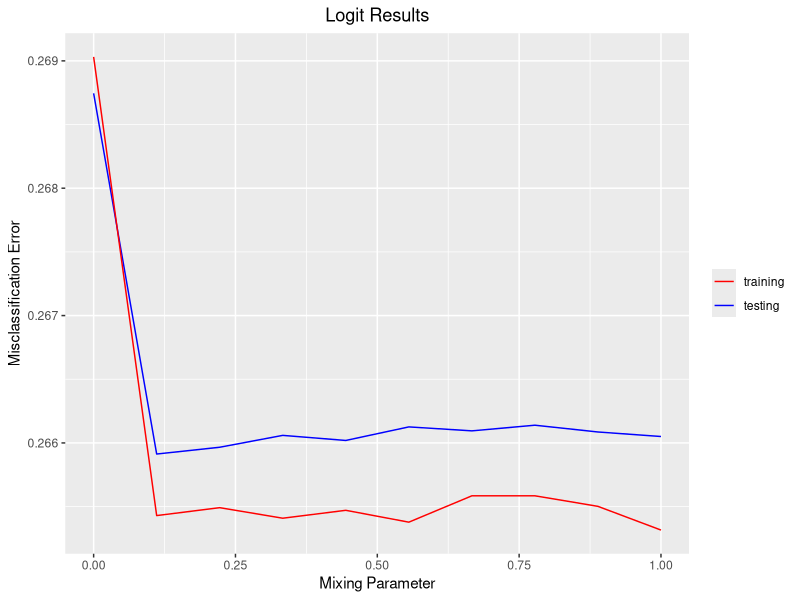
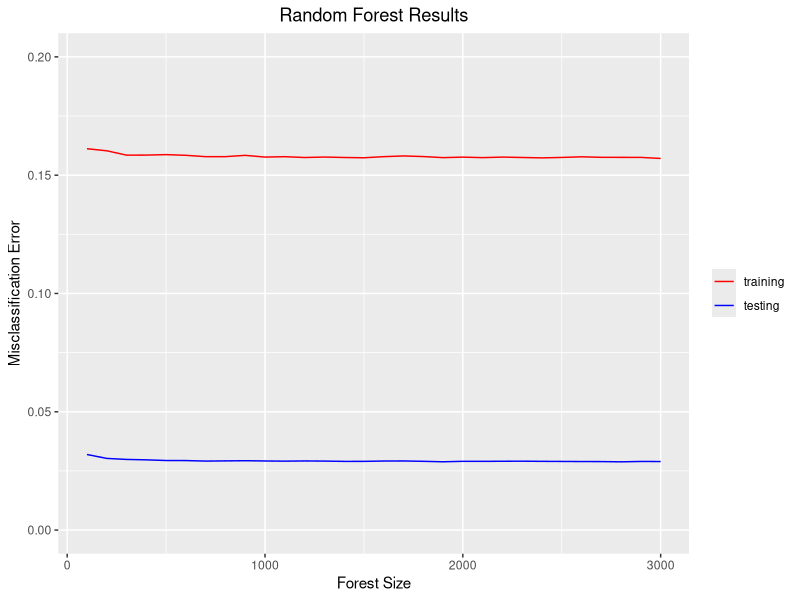
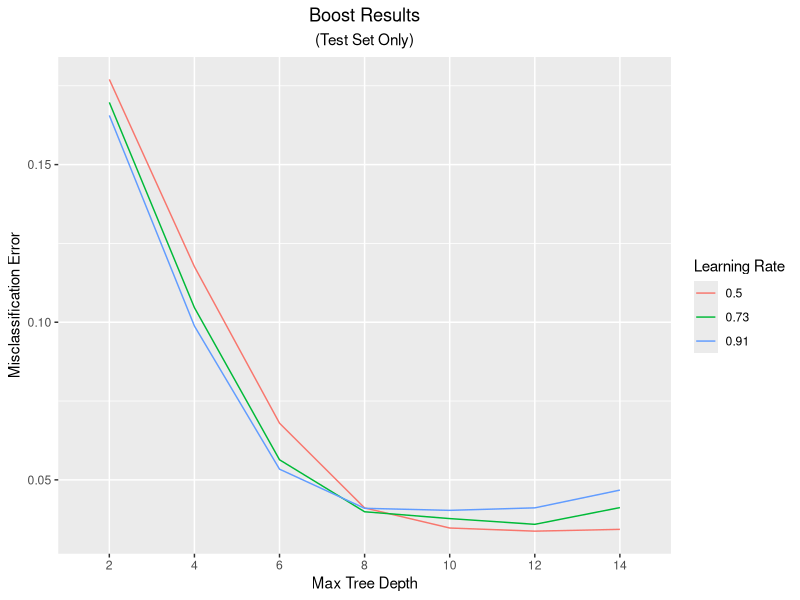
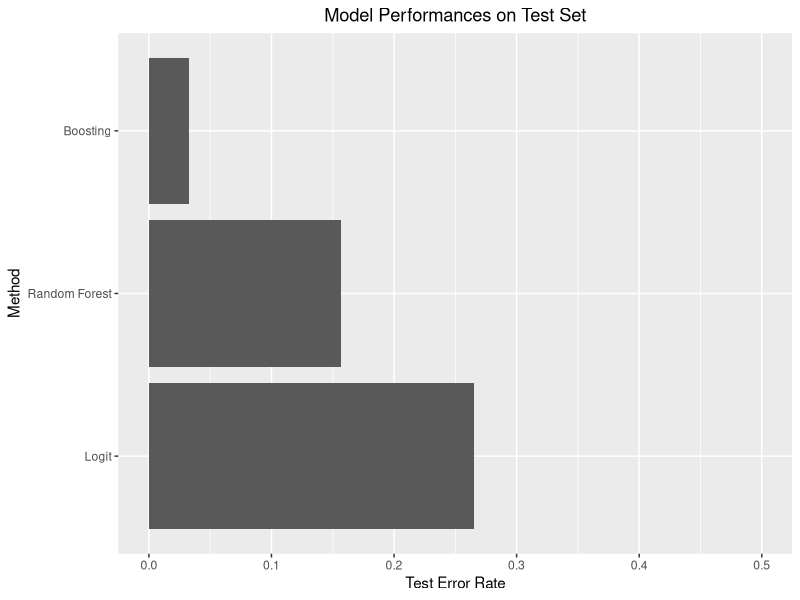
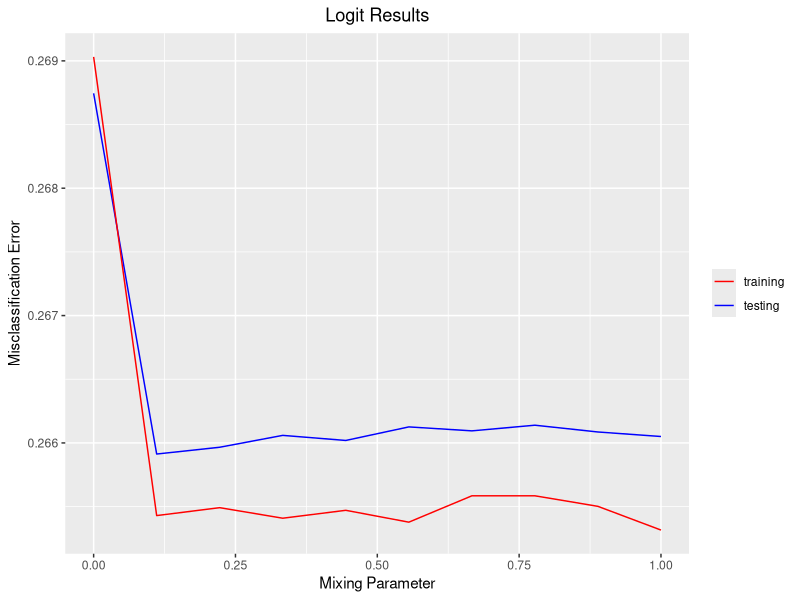
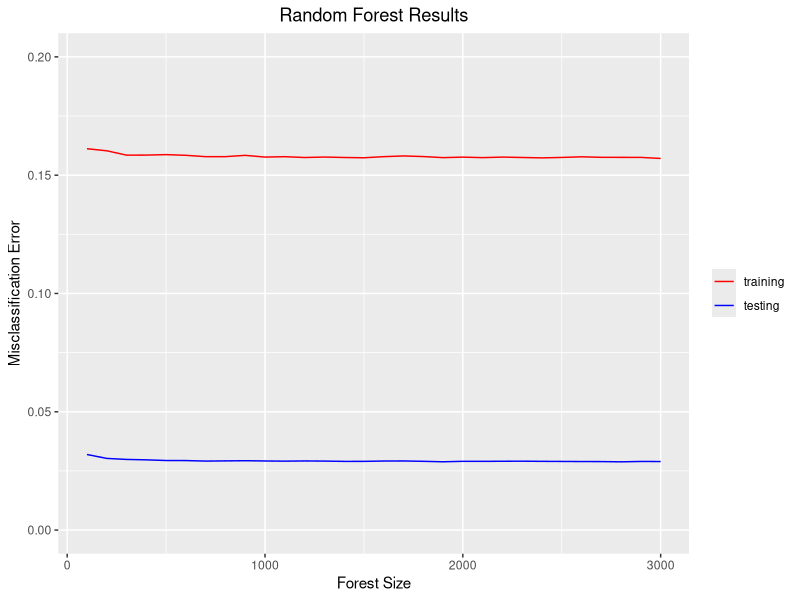
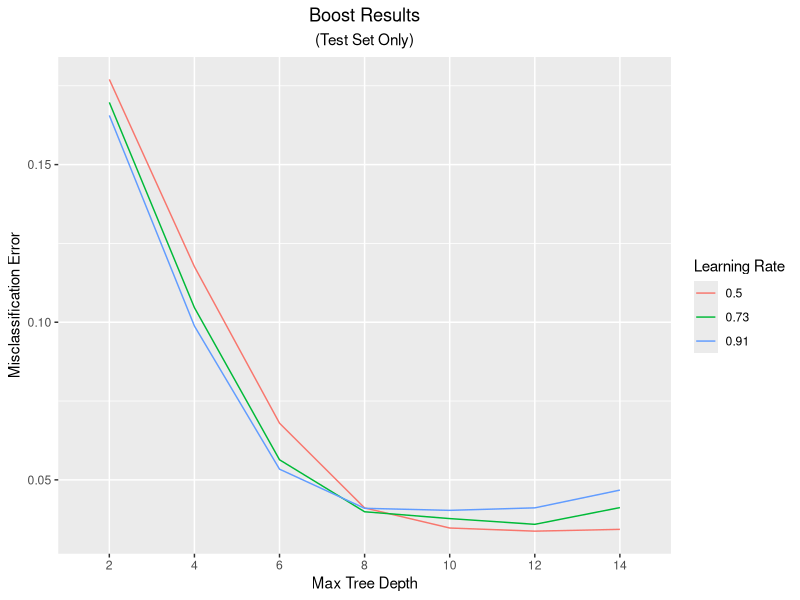
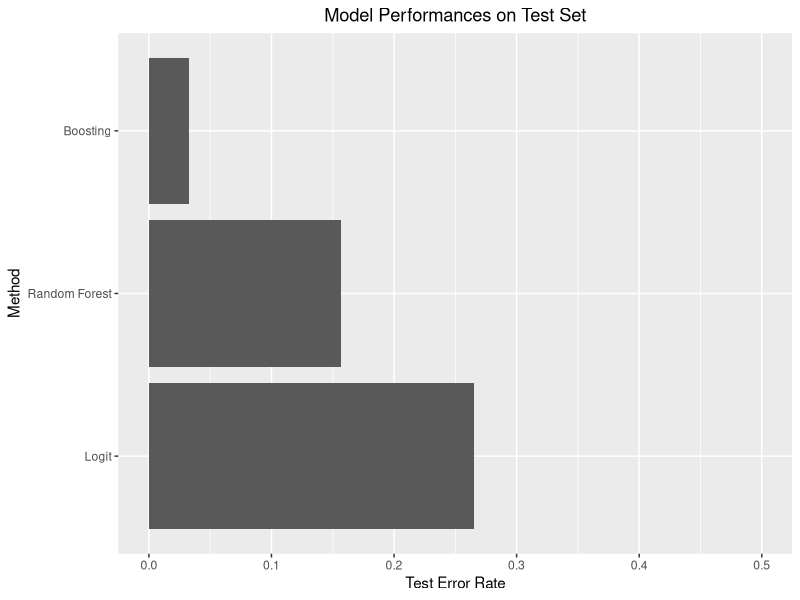

Recreate these plots in R, in order.
### Hyperparameter Selection - Fine Search
### Author: William Morgan

## Purpose:
# Evaluate results from search to determine best-performing hyperparameter
# values for each model

#------------------------------------------------------------------------------#
## 0. Setup and Import
libs <- c("tidyverse", "data.table", "magrittr")
lapply(libs, library, character.only = TRUE)

# Import
logit <- read_csv("Results/Parameter Search/logit.csv")
rf <- read_csv("Results/Parameter Search/rf.csv")
boost <- read_csv("Results/Parameter Search/boost.csv")

#------------------------------------------------------------------------------#
## 1. Individual Results

# Logit
ggplot(logit) +
  geom_line(aes(alpha, train_error, color = 'red')) +
  geom_line(aes(alpha, test_error, color = 'blue')) +
  labs(x = "Mixing Parameter",
       y = "Misclassification Error",
       title = "Logit Results") +
  theme(plot.title = element_text(hjust = 0.5),
        legend.title = element_blank()) +
  scale_color_manual(values = c("red", "blue"),
                     labels = c("training", "testing"))

ggsave("Graphics/Parameter Search/logit.png")


# RF
ggplot(rf) +
  geom_line(aes(forest_size, train_error, color = 'red')) +
  geom_line(aes(forest_size, test_error, color = 'blue')) +
  labs(x = "Forest Size",
       y = "Misclassification Error",
       title = "Random Forest Results") +
  theme(plot.title = element_text(hjust = 0.5),
        legend.title = element_blank()) +
  scale_color_manual(values = c("red", "blue"),
                     labels = c("training", "testing")) +
  ylim(0, 0.2)

ggsave("Graphics/Parameter Search/rf.png")

# Boost
temp <- boost %>%
  arrange(learning_rate, depth, desc(test_error)) %>%
  group_by(learning_rate, depth) %>%
  slice(1)

ggplot(temp, aes(factor(depth), test_error,
                 group = factor(learning_rate),
                 color = factor(round(learning_rate, 2)))) +
  geom_line() +
  labs(x = "Max Tree Depth",
       y = "Misclassification Error",
       title = "Boost Results",
       subtitle = "(Test Set Only)") +
  theme(plot.title = element_text(hjust = 0.5),
        plot.subtitle = element_text(hjust = 0.5)) +
  scale_color_discrete(name = "Learning Rate")

ggsave("Graphics/Parameter Search/boost.png")


#------------------------------------------------------------------------------#

## 2. Aggregate Results
agg_results <- tibble(
  method = c("Logit", "Random Forest", "Boosting"),
  result = c(min(logit$test_error),
             min(rf$test_error),
             min(boost$test_error)))

agg_results %>%
  ggplot(aes(reorder(method, -result), result)) +
  geom_bar(stat = 'identity') +
  labs(x = "Method",
       y = "Test Error Rate",
       title = "Model Performances on Test Set") +
  theme(plot.title = element_text(hjust = 0.5)) +
  ylim(0, 0.5) +
  coord_flip()

ggsave("Graphics/Parameter Search/overall performances.png")